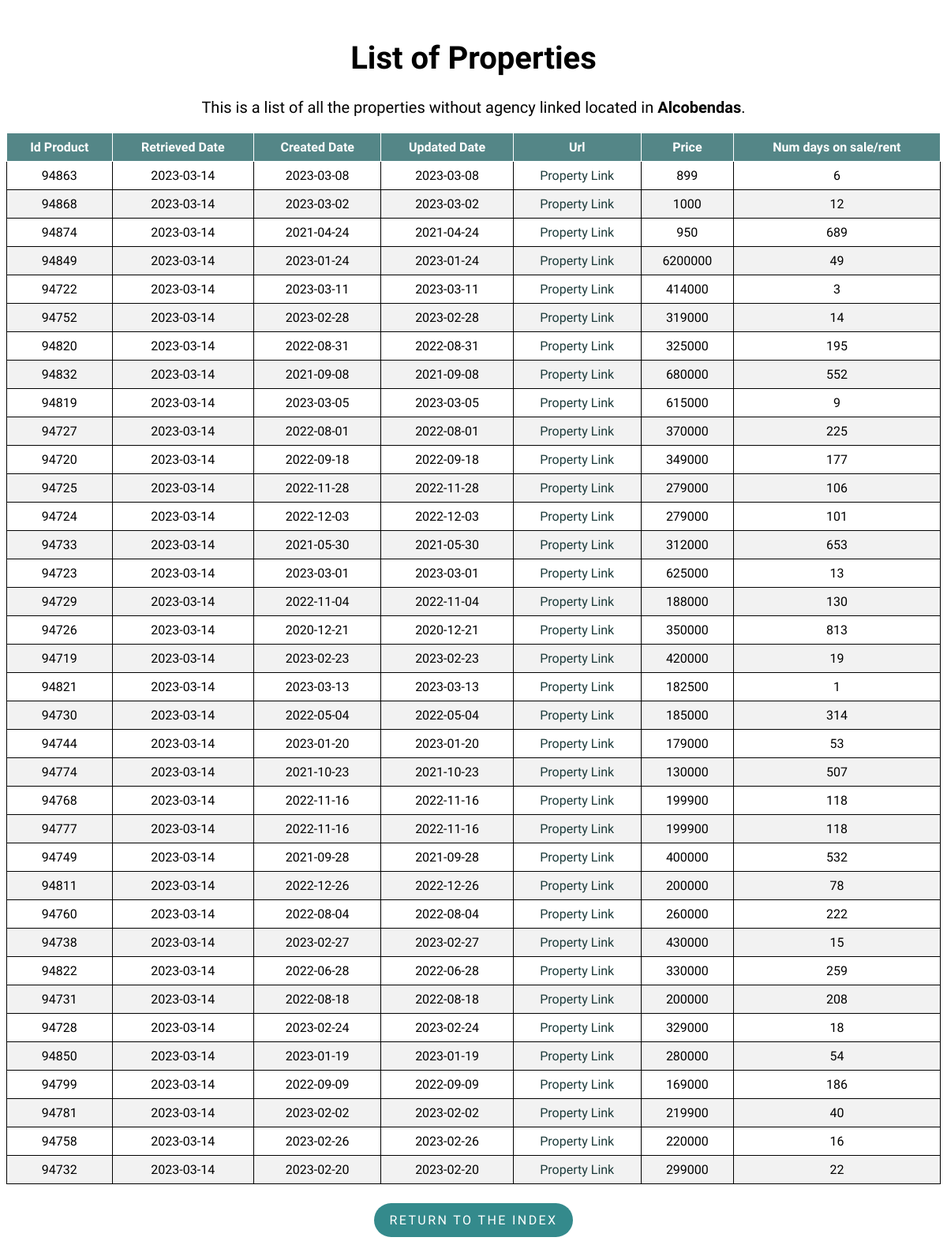
Page /property/Alcobendas on the committed database.
### flask-app/app.py (models this page shows)
class Property(db.Model):
    __tablename__ = 'properties'
    id_product = db.Column(db.Integer, primary_key=True)
    retrieved_date = db.Column(db.Date)
    created_date = db.Column(db.Date)
    url = db.Column(db.Text)
    mobile = db.Column(db.Integer)
    agency = db.Column(db.Text)
    real_estate_id = db.Column(db.Integer)
    price = db.Column(db.Integer)
    type_id = db.Column(db.Integer)
    trans_type_id = db.Column(db.Integer)
    location = db.Column(db.Text)
    num_days = db.Column(db.Integer)
    updated_date = db.Column(db.Date)

### flask-app/app.py (the view)
@app.route('/property/<location>', methods=['GET', 'POST'])
def property(location):
    properties = Property.query.filter_by(
        type_id=1, location=location).order_by(Property.url).distinct()
    return render_template('list.html', properties=properties, location=location)

### flask-app/templates/list.html (shortened to what this page needs)
<!DOCTYPE html>
<html lang="en">
<head>
    <link rel="stylesheet" type="text/css" href="{{ url_for('static', filename='styles/style.css') }}">
    <link rel="stylesheet" type="text/css" href="{{ url_for('static', filename='styles/tablesort.css') }}">
</head>
<body>
    <h1 class="list_header" style="font-size:40px;">List of Properties</h1>
    <p class="list_header" style="margin-top: 25px;font-size:20px;">This is a list of all the properties without agency linked located in
        <strong>{{ location }}</strong>.
    </p>
    <table class="table table-sortable">
        <thead>
            <tr>
                <th>Id Product</th>
                <th>Retrieved Date</th>
                <th>Created Date</th>
                <th>Updated Date</th>
                <th>Url</th>
                <th>Price</th>
                <th>Num days on sale/rent</th>
            </tr>
        </thead>
        <tbody>
            {% for property in properties %}
            <tr>
                <td>{{ property.id_product }}</td>
                <td>{{ property.retrieved_date }}</td>
                <td>{{ property.created_date }}</td>
                <td>{{ property.updated_date }}</td>
                <td>
                    <a class="property_link" href={{ property.url }}>Property Link</a>
                </td>
                <td><a>{{ property.price }}</a></td>
                <td>{{ property.num_days }}</td>
            </tr>
            {% endfor %}
        </tbody>
    </table>
    <div class = "btn_container">
        <p class="return_btn"><a class = "btn_link" href="{{ url_for('index') }}">Return to the index</a></p>
    </div>
</body>
</html>

### flask-app/static/styles/style.css (style rules this page uses)
body { font-family: 'Muli','Open Sans','Open Sans-fallback',sans-serif; }
table, th, td { border: 1px solid; }
table { width: 100%; border-collapse: collapse; }
th, td { text-align: center; padding: 8px; }
tr:nth-child(even) { background-color: #f2f2f2 }
th { background-color: rgb(84, 134, 135); color: white; }
.index_header, .list_header { margin-top: 50px; text-align: center; }
a.property_link { text-decoration: none; }
a.property_link:link, a.property_link:visited { color: rgb(28, 58, 58); }
.return_btn { display: inline-block; padding: .75rem 1.25rem; border-radius: 10rem; text-transform: uppercase; font-size: 1rem; letter-spacing: .15rem; transition: all .3s; position: relative; overflow: hidden; z-index: 1; background-color: rgb(52, 138, 140); }
.btn_link { text-decoration: none; color: #fff; }
.btn_container { margin-top: 8px; display: flex; justify-content: center; align-items: center; }

### flask-app/static/styles/tablesort.css (style rules this page uses)
.table-sortable th { cursor: pointer; }

### rows in the picture
Property: id_product "94863", retrieved_date "2023-03-14", created_date "2023-03-08", updated_date "2023-03-08", price "899", num_days "6"
Property: id_product "94868", retrieved_date "2023-03-14", created_date "2023-03-02", updated_date "2023-03-02", price "1000", num_days "12"
Property: id_product "94874", retrieved_date "2023-03-14", created_date "2021-04-24", updated_date "2021-04-24", price "950", num_days "689"
Property: id_product "94849", retrieved_date "2023-03-14", created_date "2023-01-24", updated_date "2023-01-24", price "6200000", num_days "49"
Property: id_product "94722", retrieved_date "2023-03-14", created_date "2023-03-11", updated_date "2023-03-11", price "414000", num_days "3"
Property: id_product "94752", retrieved_date "2023-03-14", created_date "2023-02-28", updated_date "2023-02-28", price "319000", num_days "14"
Property: id_product "94820", retrieved_date "2023-03-14", created_date "2022-08-31", updated_date "2022-08-31", price "325000", num_days "195"
Property: id_product "94832", retrieved_date "2023-03-14", created_date "2021-09-08", updated_date "2021-09-08", price "680000", num_days "552"
Property: id_product "94819", retrieved_date "2023-03-14", created_date "2023-03-05", updated_date "2023-03-05", price "615000", num_days "9"
Property: id_product "94727", retrieved_date "2023-03-14", created_date "2022-08-01", updated_date "2022-08-01", price "370000", num_days "225"
Property: id_product "94720", retrieved_date "2023-03-14", created_date "2022-09-18", updated_date "2022-09-18", price "349000", num_days "177"
Property: id_product "94725", retrieved_date "2023-03-14", created_date "2022-11-28", updated_date "2022-11-28", price "279000", num_days "106"
Property: id_product "94724", retrieved_date "2023-03-14", created_date "2022-12-03", updated_date "2022-12-03", price "279000", num_days "101"
Property: id_product "94733", retrieved_date "2023-03-14", created_date "2021-05-30", updated_date "2021-05-30", price "312000", num_days "653"
Property: id_product "94723", retrieved_date "2023-03-14", created_date "2023-03-01", updated_date "2023-03-01", price "625000", num_days "13"
Property: id_product "94729", retrieved_date "2023-03-14", created_date "2022-11-04", updated_date "2022-11-04", price "188000", num_days "130"
Property: id_product "94726", retrieved_date "2023-03-14", created_date "2020-12-21", updated_date "2020-12-21", price "350000", num_days "813"
Property: id_product "94719", retrieved_date "2023-03-14", created_date "2023-02-23", updated_date "2023-02-23", price "420000", num_days "19"
Property: id_product "94821", retrieved_date "2023-03-14", created_date "2023-03-13", updated_date "2023-03-13", price "182500", num_days "1"
Property: id_product "94730", retrieved_date "2023-03-14", created_date "2022-05-04", updated_date "2022-05-04", price "185000", num_days "314"
Property: id_product "94744", retrieved_date "2023-03-14", created_date "2023-01-20", updated_date "2023-01-20", price "179000", num_days "53"
Property: id_product "94774", retrieved_date "2023-03-14", created_date "2021-10-23", updated_date "2021-10-23", price "130000", num_days "507"
Property: id_product "94768", retrieved_date "2023-03-14", created_date "2022-11-16", updated_date "2022-11-16", price "199900", num_days "118"
Property: id_product "94777", retrieved_date "2023-03-14", created_date "2022-11-16", updated_date "2022-11-16", price "199900", num_days "118"
Property: id_product "94749", retrieved_date "2023-03-14", created_date "2021-09-28", updated_date "2021-09-28", price "400000", num_days "532"
Property: id_product "94811", retrieved_date "2023-03-14", created_date "2022-12-26", updated_date "2022-12-26", price "200000", num_days "78"
Property: id_product "94760", retrieved_date "2023-03-14", created_date "2022-08-04", updated_date "2022-08-04", price "260000", num_days "222"
Property: id_product "94738", retrieved_date "2023-03-14", created_date "2023-02-27", updated_date "2023-02-27", price "430000", num_days "15"
Property: id_product "94822", retrieved_date "2023-03-14", created_date "2022-06-28", updated_date "2022-06-28", price "330000", num_days "259"
Property: id_product "94731", retrieved_date "2023-03-14", created_date "2022-08-18", updated_date "2022-08-18", price "200000", num_days "208"
Property: id_product "94728", retrieved_date "2023-03-14", created_date "2023-02-24", updated_date "2023-02-24", price "329000", num_days "18"
Property: id_product "94850", retrieved_date "2023-03-14", created_date "2023-01-19", updated_date "2023-01-19", price "280000", num_days "54"
Property: id_product "94799", retrieved_date "2023-03-14", created_date "2022-09-09", updated_date "2022-09-09", price "169000", num_days "186"
Property: id_product "94781", retrieved_date "2023-03-14", created_date "2023-02-02", updated_date "2023-02-02", price "219900", num_days "40"
Property: id_product "94758", retrieved_date "2023-03-14", created_date "2023-02-26", updated_date "2023-02-26", price "220000", num_days "16"
Property: id_product "94732", retrieved_date "2023-03-14", created_date "2023-02-20", updated_date "2023-02-20", price "299000", num_days "22"

### other values in the picture
{{ location }} "Alcobendas"
